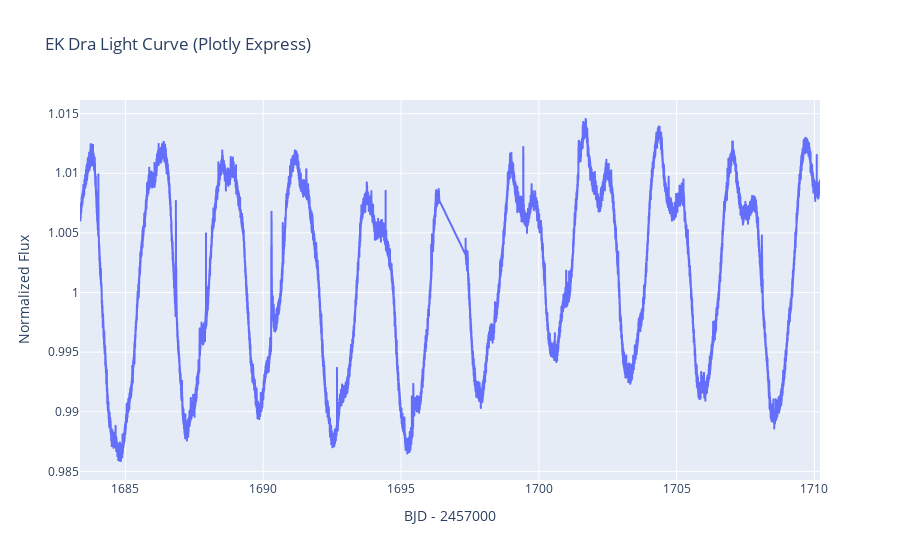

The notebook cell saved with this chart:
### Markdown cell above
## 5. 光度曲線の可視化（Plotly Express）

`detector` にはノーマライズ済み光度配列 `mPDCSAPflux` と時刻配列 `tessBJD` が
格納されています。まずはそれらをそのまま Plotly Express で可視化してみます。

### Code cell
if detector is None or detector.tessBJD is None:
    print("detector がまだ作成されていないか、tessBJD が空です。")
else:
    fig = px.line(
        x=detector.tessBJD,
        y=detector.mPDCSAPflux,
        labels={"x": "BJD - 2457000", "y": "Normalized Flux"},
        title="EK Dra Light Curve (Plotly Express)",
    )
    fig.show()

### Figure 1 — Plotly figure (JSON) as saved in the notebook; plotly's stock layout.template omitted (floating-point values rounded to 4 significant figures; data arrays with more than 128 entries replaced by an {"elided": "..."} marker saying what was removed)
{"data": [{"hovertemplate": "BJD - 2457000=%{x}<br>Normalized Flux=%{y}<extra></extra>", "legendgroup": "", "line": {"color": "#636efa", "dash": "solid"}, "marker": {"symbol": "circle"}, "mode": "lines", "name": "", "showlegend": false, "type": "scattergl", "x": {"elided": "18522 float values"}, "xaxis": "x", "y": {"elided": "18522 float values"}, "yaxis": "y"}], "layout": {"legend": {"tracegroupgap": 0}, "title": {"text": "EK Dra Light Curve (Plotly Express)"}, "xaxis": {"anchor": "y", "domain": [0, 1], "title": {"text": "BJD - 2457000"}}, "yaxis": {"anchor": "x", "domain": [0, 1], "title": {"text": "Normalized Flux"}}}}
